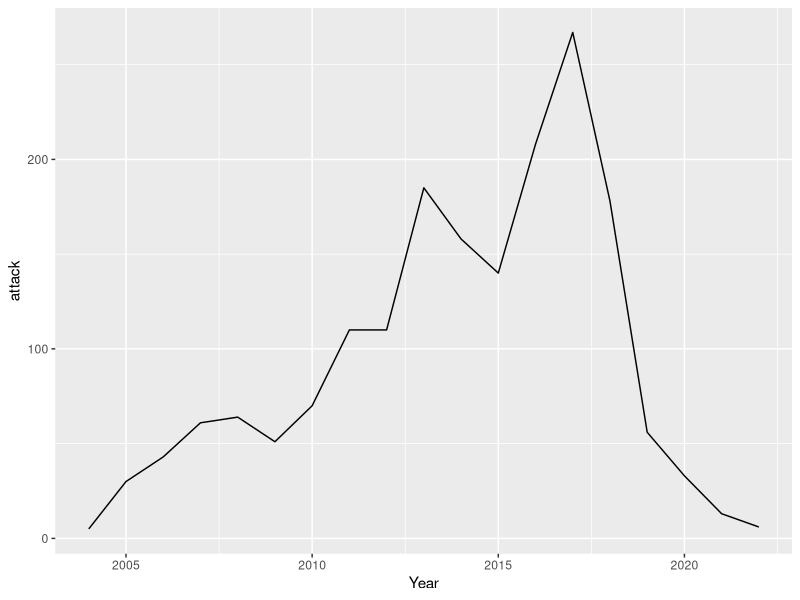
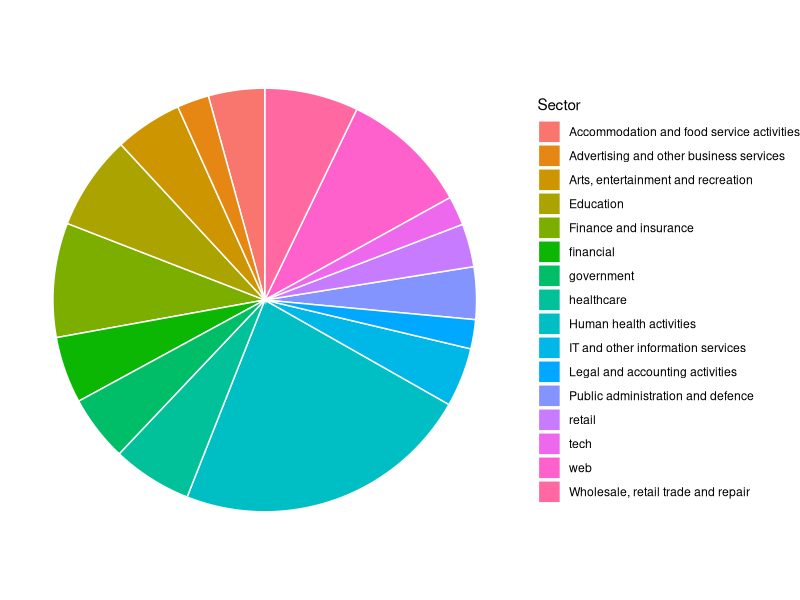
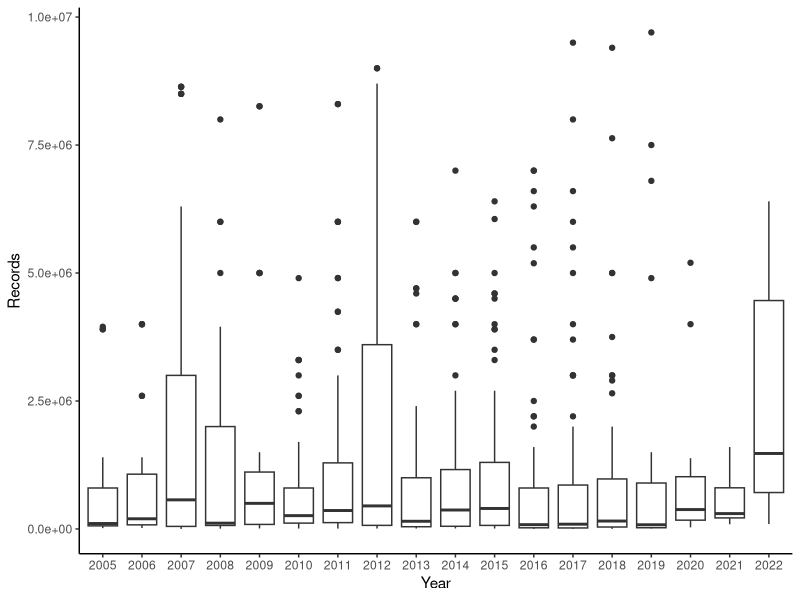

Here is the R script that generated these plots, in order:
## ---- chunk 1
knitr::opts_chunk$set(echo = TRUE)
## ---- chunk 2
library(readr)
library(tidyr)
library(ggplot2)
library(dplyr)
library(modelr)
library(stringr)
library(corrplot)
## ---- chunk 3
# lettura dati
queensland <- read_delim("data/dataset.csv", delim = ';', na = c("Unknown", "Missing", "NA"))
wiki <- read_csv("data/wiki.csv", na = "unknown")
data_breaches_2018_update <- read_csv("data/Data Breaches - 2018 update.csv",comment = "#")
## ---- chunk 4
queensland <- queensland %>% select(c(-...44, -`Effect on share price`, -`Overall nature of attack`))
wiki <- wiki %>% select(-Sources)
data_breaches_2018_update <- data_breaches_2018_update %>% 
  select(c(Entity : `1st source link`, `source name`, -YEAR, -`NO OF RECORDS STOLEN`)) %>%
  rename(YEAR = `YEAR(2)`)

queensland <- queensland %>% mutate(`Number of users affected` = as.numeric(`Number of users affected`))
wiki <- wiki %>% mutate(Year = as.numeric(Year), Records = as.numeric(str_remove_all(wiki$Records, ",")))
## ---- chunk 5
split_date <- function(){
  res <- list()
  
  for(year in wiki_attacks$Year)
    res <- c(res, as.numeric(str_split(year, "-")[[1]][1]))
  return(unlist(res))
}
## ---- chunk 6
wiki_attacks <- wiki %>% select(c(Year, Entity, `Organization type`, Method, Records)) %>%
  rename(Sector = `Organization type`, `Attack type` = Method)
wiki_attacks <- wiki_attacks %>% mutate(Year = split_date())

data_breaches_2018_update_attacks <- data_breaches_2018_update %>% 
  select(c(YEAR, Entity, ORGANISATION, `METHOD OF LEAK`, `records lost`)) %>%
  rename(Year = YEAR, Sector = ORGANISATION, `Attack type` = `METHOD OF LEAK`, Records = `records lost`)

queensland_attacks <- queensland %>% select(c(Year, Organisation, Sector, `Attack type`, `Number of users affected`)) %>%
  rename(Entity = Organisation, Records = `Number of users affected`)

attacks <- union_all(union_all(wiki_attacks, data_breaches_2018_update_attacks), queensland_attacks) %>%
  filter(!is.na(Year))
## ---- chunk 7
#grafico andamento del numero di attacchi in funzione del tempo
attack_year <- attacks %>% group_by(Year) %>%
  summarise(attack = n())

ggplot(attack_year, aes(x = Year, y = attack, )) + 
  geom_line()
  
## ---- chunk 8
#grafico andamento del numero di attacchi in funzione al settore
records <- dim(attacks)[1]

attack_sector <- attacks %>%
  group_by(Sector) %>%
  summarise(attacks = n()) %>%
  filter(attacks > 30) %>%
  arrange(-attacks)

attack_sector %>% ggplot() +
  geom_bar(aes(x = "", y = attacks, fill = Sector), stat = "identity", color = "white") +
  #annotate("text", x = "", y = attacks, label = Sector) +
  coord_polar("y", start = 0) +
  theme_void()
## ---- chunk 9
attacks %>% group_by(Year) %>%
  summarise(median = median(Records, na.rm = TRUE))
## ---- chunk 10
attacks  %>% filter(Year > 2004 & Records < 10000000) %>%
  mutate(Year = as.character(Year)) %>%
  ggplot(aes(x = Year, y = Records, )) +
  geom_boxplot(na.rm = TRUE) +
  theme_classic()
